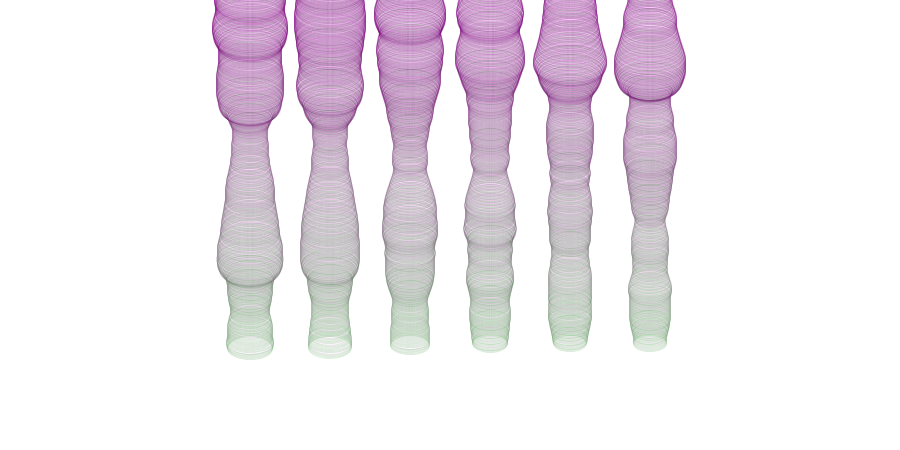
Frame 1 (no input)
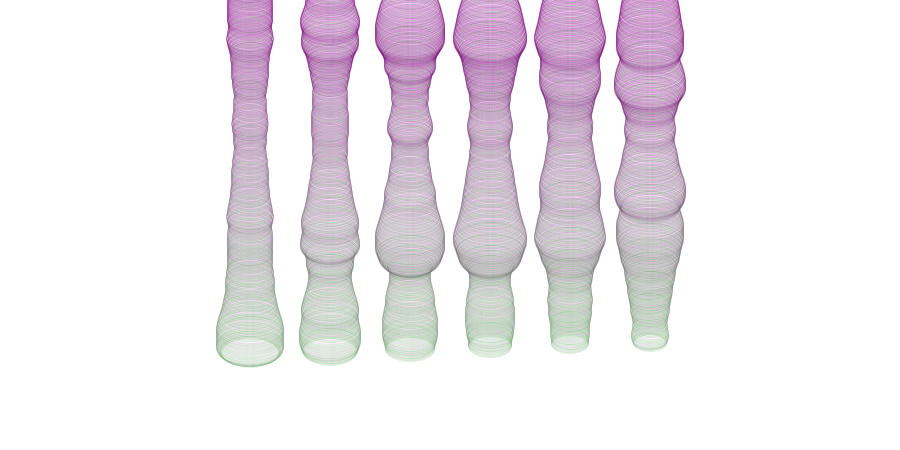
Frame 60 (the mouse pressed at the canvas centre just before this capture)
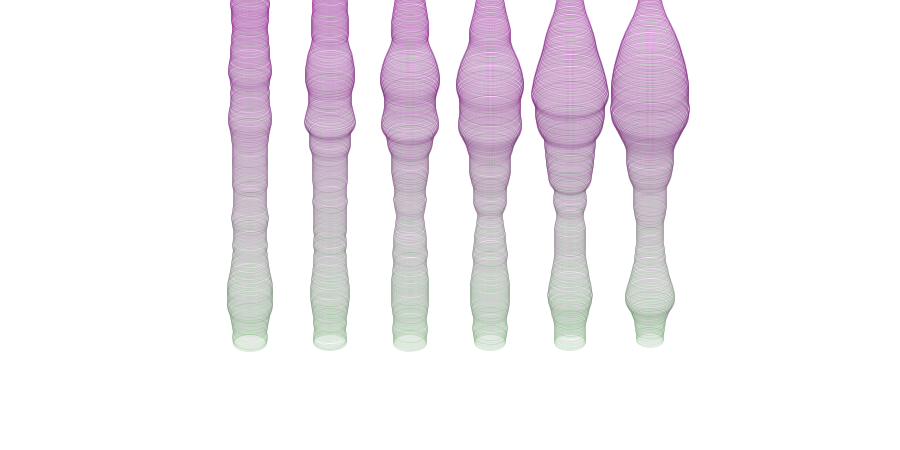
Frame 120 (the mouse held since frame 60 and released just before this capture)

The Processing sketch that drew these frames (run headless with seeded random() and noise(); from frame 60 on, the mouse is pressed at the canvas centre):

// Processing sketch: processing_49644
// ── processing_49644.pde

void setup() {
  size(900,450);
  frameRate(112);
  smooth();
  background(255);
  drawGrid();
}

float xoff = 0; 
float yoff = 0;
float driftXN = 0; 
float driftYN = 0; 

void draw() {
  background(255);
  driftXN += 0.001;
  driftYN += 0.02;
  xoff += (noise(driftXN) * 0.03) - 0.03;
  yoff -= (noise(driftXN) * 0.05);
  drawGrid();
}

void drawGrid() {
  pushMatrix();
  translate(450,150);
  noFill();
  strokeWeight(0.8);
  float xnoise = xoff;
  float ynoise = yoff;
  int stro = 0;
  for (float y = -200; y <= 200; y+=0.5) {
    stroke(stro, (y+140)/2, stro, 40);
    for (int x = -200; x <= 230; x+=80) {
      float offset = (noise(xnoise,ynoise) * 40) -20;
      float rad = noise(xnoise,ynoise) * 50;
      ellipse(x, y+offset, rad *2, rad);
      xnoise += 0.1;
    }
    stro += 250;
    if (stro > 255) { stro = 0; }
    xnoise = xoff;
    ynoise += 0.005;
  }
  popMatrix();
}
